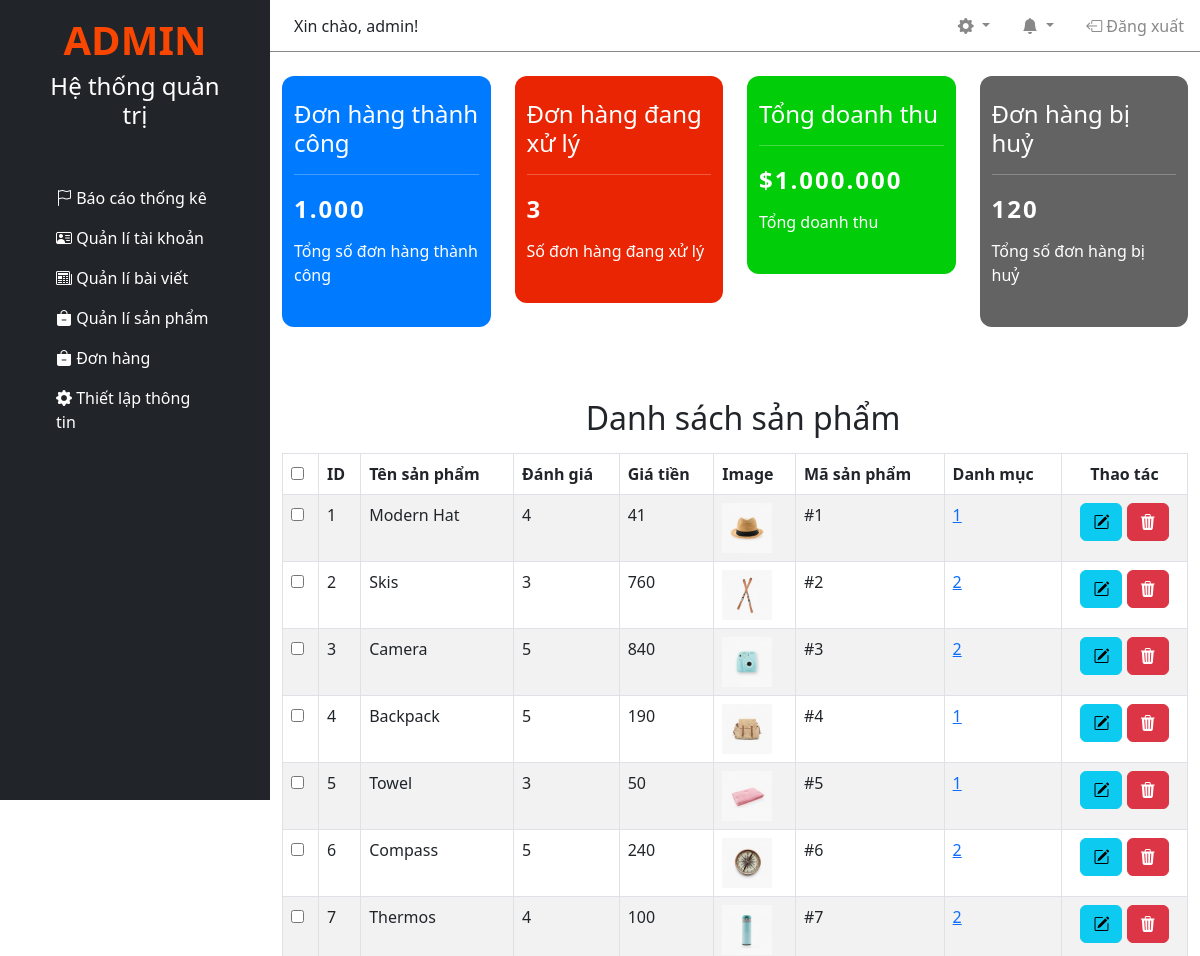
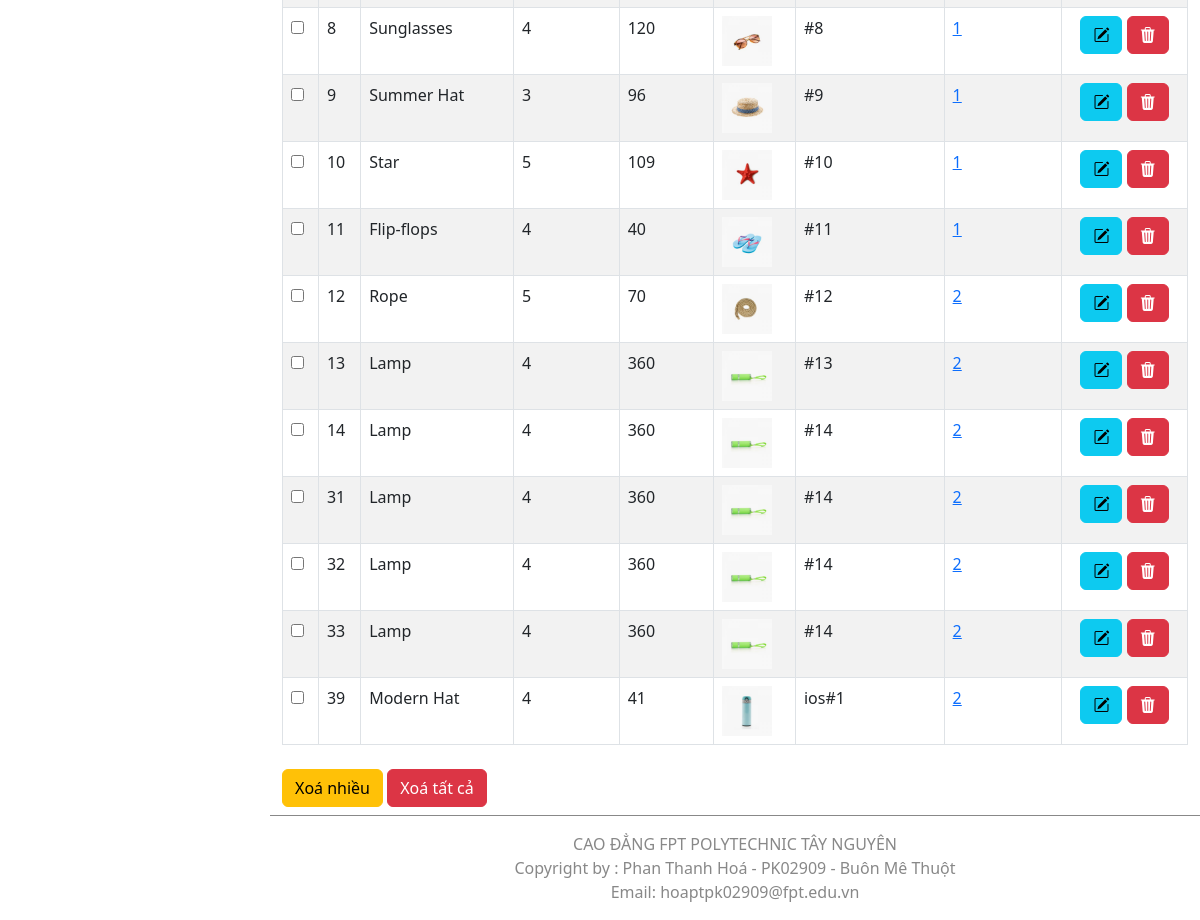
/admin/index.php?mod=up_product&act=list (signed in), run on the app's committed database (2 pictures, top to bottom).
### tables this page shows
CREATE TABLE `products` (
  `product_id` int(11) NOT NULL,
  `name` varchar(255) DEFAULT NULL,
  `rate` int(11) DEFAULT NULL,
  `price` int(11) DEFAULT NULL,
  `image_url` varchar(255) DEFAULT NULL,
  `product_code` varchar(25) DEFAULT NULL,
  `short_desc` varchar(255) DEFAULT NULL,
  `detail` varchar(2500) DEFAULT NULL,
  `cat_id` int(11) DEFAULT NULL
);

### admin/libs/DBDriver.php (called while the page is built, shortened)
<?
class DB_Driver {
  private $__conn;
  function connect() {
    if (!$this->__conn) {
      $this->__conn = mysqli_connect('localhost', 'root', '', 'assignment') or die("Không thể kết nối tới Database");
    }
    mysqli_query(
      $this->__conn,
      "SET character_set_results = 'utf8', character_set_client = 'utf8', character_set_database = 'utf8', character_set_server = 'utf8'"
    );
  }
  function get_list($sql) {
    $result = mysqli_query($this->__conn, $sql);
    $return = array();
    while($row = mysqli_fetch_assoc($result)) $return[] = $row;
    return $return;
  }
}

### admin/module/up_product/list.php (the view)
<? getHeader(); ?>
<?
$products_list = $admin->get_list("SELECT * FROM products");
?>
<section style="min-height:500px">
  <h2 class="ps-3 pt-5 pb-2 text-center">Danh sách sản phẩm</h2>
  <form action="?mod=up_product&act=remove_multi" method="post" class="container">
    <table class="table table-striped table-bordered">
      <thead>
        <tr>
          <th><input type="checkbox" class="list-product-checkall"></th>
          <th>ID</th>
          <th>Tên sản phẩm</th>
          <th>Đánh giá</th>
          <th>Giá tiền</th>
          <th>Image</th>
          <th>Mã sản phẩm</th>
          <th>Danh mục</th>
          <th class="text-center">Thao tác</th>
        </tr>
      </thead>
      <tbody>
      <? foreach ($products_list as $product) { ?>
        <tr>
          <th><input type="checkbox" class="list-product-checkbox" name="selected[]" value="<? echo $product['product_id'] ?>"></th>
          <td><? echo $product['product_id'] ?></td>
          <td><? echo $product['name'] ?></td>
          <td><? echo $product['rate'] ?></td>
          <td><? echo $product['price'] ?></td>
          <td><img src="../<? echo $product['image_url'] ?>" style="width: 50px; height: 50px; object-fit: cover;" alt=""></td>
          <td><? echo $product['product_code'] ?></td>
          <td>
            <a href=""><? echo $product['cat_id'] ?></a>
          </td>
          <td class="text-center">
            <a class="btn btn-info" href="?mod=up_product&act=update&id=<? echo $product['product_id'] ?>" title="Sửa"><i class="bi bi-pencil-square"></i></a>
            <a class="btn btn-danger" href="?mod=up_product&act=delete&id=<? echo $product['product_id'] ?>" title="Xoá"><i class="bi bi-trash3-fill"></i></a>
          </td>
        </tr>
      <? } ?>
      </tbody>
    </table>
    <button type="submit" name="remove__multi--btn" class="btn btn-warning my-2">Xoá nhiều</button>
    <a href="?mod=up_product&act=remove_all" class="btn btn-danger my-2">Xoá tất cả</a>
  </form>
</section>
<? getFooter(); ?>

### admin/index.php (shortened to what this page needs)
<?
require 'libs/Template.php';
require 'libs/DBDriver.php';
$admin = new DB_Driver();
?>
<?
$mod = isset($_GET['mod']) ? $_GET['mod'] : 'account';
$act = isset($_GET['act']) ? $_GET['act'] : 'main';
$path = 'module/' . $mod . '/' . $act . '.php';
if (file_exists($path)) require $path;
else require 'inc/404.php';
?>

### admin/libs/Template.php
<?
function getHeader($module = "") {
  if (!empty($module)) {
    $path = 'inc/Header-' . $module . '.php';
  } else {
    $path = 'inc/Header.php';
  }
  if (file_exists($path)) require $path;
  else echo '404 NOT FOUND!';
}
function getFooter() {
  $path = 'inc/Footer.php';
  if (file_exists($path)) require $path;
  else echo '404 NOT FOUND!';
}

### admin/inc/Header.php (shortened to what this page needs)
<!DOCTYPE html>
<html lang="en">
<head>
  <link href="https://cdn.jsdelivr.net/npm/bootstrap@5.3.0/dist/css/bootstrap.min.css" rel="stylesheet">
  <link rel="stylesheet" href="https://cdn.jsdelivr.net/npm/bootstrap-icons@1.10.5/font/bootstrap-icons.css">
  <link rel="stylesheet" href="./assets/css/style.css">
</head>
<body>
  <div id="root">
    <div class="container-fluid">
      <div class="row">
        <div class="col-md-3 px-0 m-0" style="width:22.5%;">
          <div class="sidebar bg-dark nav__sidebar">
            <h1 class="text-center pt-3 sidebar__title">ADMIN</h1>
            <h4 class="text-center text-white">Hệ thống quản trị</h4>
            <ul class="nav flex-column mt-5">
              <li class="nav-item">
                <a class="nav-link text-white" href="?mod=report">
                  <i class="bi bi-flag"></i>
                  Báo cáo thống kê
                </a>
              </li>
              <li class="nav-item">
                <a class="nav-link text-white" href="?mod=account">
                  <i class="bi bi-person-vcard"></i>
                  Quản lí tài khoản
                </a>
              </li>
              <li class="nav-item">
                <a class="nav-link text-white" href="?mod=up_post" data-bs-toggle="collapse" data-bs-target="#post" aria-expanded="false" aria-controls="post">
                  <i class="bi bi-newspaper"></i>
                  Quản lí bài viết
                </a>
              </li>
              <li class="nav-item">
                <a class="nav-link text-white" href="?mod=up_product" data-bs-toggle="collapse" data-bs-target="#product" aria-expanded="false" aria-controls="product">
                  <i class="bi bi-bag-dash-fill"></i>
                  Quản lí sản phẩm
                </a>
              </li>
              <li class="nav-item">
                <a class="nav-link text-white" href="?mod=order&act=main">
                  <i class="bi bi-bag-dash-fill"></i>
                  Đơn hàng
                </a>
              </li>
              <li class="nav-item">
                <a class="nav-link text-white" href="#">
                  <i class="bi bi-gear-fill"></i>
                  Thiết lập thông tin
                </a>
              </li>
            </ul>
          </div>
        </div>
        <div class="col-md-9 px-0 m-0" style="width: 77.5%;">
          <header class="header">
            <span class="header__username ms-4">Xin chào, <? echo $_SESSION['admin_username'] ?>!</span>
            <div class="header__handle d-flex">
              <div class="dropdown px-3">
                <a class="dropdown-toggle header__handle--setting" href="#" type="button" data-bs-toggle="dropdown" aria-expanded="false">
                  <i class="bi bi-gear-fill"></i>
                </a>
              </div>
              <div class="dropdown px-3">
                <a class="dropdown-toggle header__handle--setting" href="#" type="button" data-bs-toggle="dropdown" aria-expanded="false">
                  <i class="bi bi-bell-fill"></i>
                </a>
              </div>
              <a href="?mod=user&act=logout" class="px-3 header__handle--logout">
                <i class="bi bi-box-arrow-left"></i>
                Đăng xuất
              </a>
            </div>
          </header>
          <section class="container report">
            <div class="row">
              <div class="col-md-3">
                <div class="report__success">
                  <h3>Đơn hàng thành công</h3>
                  <hr>
                  <span>1.000</span>
                  <p>Tổng số đơn hàng thành công</p>
                </div>
              </div>
              <div class="col-md-3">
                <div class="report__processing">
                  <h3 class="">Đơn hàng đang xử lý</h3>
                  <hr>
                  <span>3</span>
                  <p>Số đơn hàng đang xử lý</p>
                </div>
              </div>
              <div class="col-md-3">
                <div class="report__revenue">
                  <h3>Tổng doanh thu</h3>
                  <hr>
                  <span>$1.000.000</span>
                  <p>Tổng doanh thu</p>
                </div>
              </div>
              <div class="col-md-3">
                <div class="report__cancel">
                  <h3>Đơn hàng bị huỷ</h3>
                  <hr>
                  <span>120</span>
                  <p>Tổng số đơn hàng bị huỷ</p>
                </div>
              </div>
            </div>
          </section>

### admin/inc/Footer.php (shortened to what this page needs)
<footer class="footer">
            <p class="text-center pt-3 mb-0">CAO ĐẲNG FPT POLYTECHNIC TÂY NGUYÊN</p>
            <p class="text-center mb-0">Copyright by : Phan Thanh Hoá - PK02909 - Buôn Mê Thuột</p>
            <p class="text-center pb-3 mb-0">Email: hoaptpk02909@fpt.edu.vn</p>
          </footer>
        </div>
      </div>
    </div>
  </div>
</body>
</html>

### admin/assets/css/style.css (style rules this page uses)
.report { margin-top: 24px; margin-bottom: 24px; }
.report__success, .report__revenue, .report__cancel, .report__processing { background-color: #007bff; color: #fff; padding: 24px 12px; border-radius: 12px; }
.report__revenue { background-color: #02cd09; }
.report__cancel { background-color: #636363; }
.report__processing { background-color: #ea2503; }
.report__success h3, .report__revenue h3, .report__cancel h3, .report__processing h3 { font-size: 24px; }
.report__success span, .report__revenue span, .report__cancel span, .report__processing span { font-size: 24px; font-weight: 600; letter-spacing: 2px; }
.report__success p, .report__revenue p, .report__cancel p, .report__processing p { margin-top: 12px; }
.nav__sidebar { height: 100vh; position: fixed; left: 0; top: 0; padding: 0 40px; width: 22.5%; }
.container-fluid { overflow: unset !important; }
.sidebar__title { font-weight: 700; color: #f94600; }
.nav-link { border-radius: 4px; }
.header { width: 100%; height: 52px; display: flex; align-items: center; justify-content: space-between; border-bottom: .5px solid #888; }
.header__handle--setting { text-decoration: none; color: #888; }
.header__handle--logout { text-decoration: none; color: #888; }
.footer { border-top: 1px solid #888; }
.footer p { color: #888; font-weight: 500; }
.container-fluid { width: 100%; height: 100vh; overflow: hidden; }

### data on the page
products: product_id "1", name "Modern Hat", rate "4", price "41", image_url (picture), product_code "#1", cat "1"
products: product_id "2", name "Skis", rate "3", price "760", image_url (picture), product_code "#2", cat "2"
products: product_id "3", name "Camera", rate "5", price "840", image_url (picture), product_code "#3", cat "2"
products: product_id "4", name "Backpack", rate "5", price "190", image_url (picture), product_code "#4", cat "1"
products: product_id "5", name "Towel", rate "3", price "50", image_url (picture), product_code "#5", cat "1"
products: product_id "6", name "Compass", rate "5", price "240", image_url (picture), product_code "#6", cat "2"
products: product_id "7", name "Thermos", rate "4", price "100", image_url (picture), product_code "#7", cat "2"
products: product_id "8", name "Sunglasses", rate "4", price "120", image_url (picture), product_code "#8", cat "1"
products: product_id "9", name "Summer Hat", rate "3", price "96", image_url (picture), product_code "#9", cat "1"
products: product_id "10", name "Star", rate "5", price "109", image_url (picture), product_code "#10", cat "1"
products: product_id "11", name "Flip-flops", rate "4", price "40", image_url (picture), product_code "#11", cat "1"
products: product_id "12", name "Rope", rate "5", price "70", image_url (picture), product_code "#12", cat "2"
products: product_id "13", name "Lamp", rate "4", price "360", image_url (picture), product_code "#13", cat "2"
products: product_id "14", name "Lamp", rate "4", price "360", image_url (picture), product_code "#14", cat "2"
products: product_id "31", name "Lamp", rate "4", price "360", image_url (picture), product_code "#14", cat "2"
products: product_id "32", name "Lamp", rate "4", price "360", image_url (picture), product_code "#14", cat "2"
products: product_id "33", name "Lamp", rate "4", price "360", image_url (picture), product_code "#14", cat "2"
products: product_id "39", name "Modern Hat", rate "4", price "41", image_url (picture), product_code "ios#1", cat "2"

### other printed values
$_SESSION['admin_username'] "admin"
